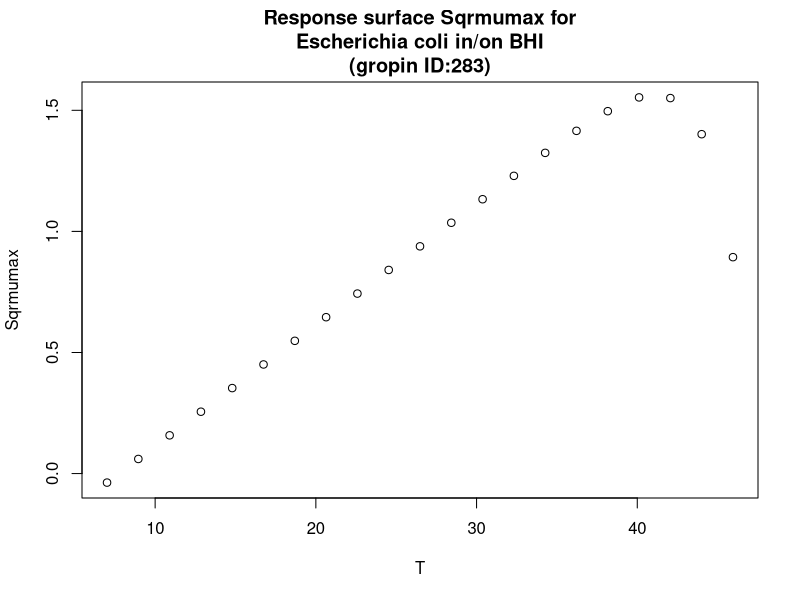

This chart was generated by the following R code:
#############################
# start of Parameter script
#############################
T <- seq(7.007,45.954045954046,length.out=21)
#############################
# end of Parameter script
#############################
############################# 
# start of Model script Gropin ID 283 
#############################
 
# constant coefficients for this model
 
variables <- data.frame(T)
argumentsPar <- expand.grid(variables)
 
# heart of the model
response_surface <- function(T) {
   mumax <-(5.01*10^-2)*(T-7.75)*(1-exp((4.35*10^-1)*(T-47.4)))

return(mumax=mumax)
} 

# output parameters
responseSurface <- cbind(argumentsPar,response_surface(argumentsPar['T']))
colnames(responseSurface) <- c(colnames(argumentsPar),'Sqrmumax')
#############################
# End of Model script
#############################
############################# 
# start of Visualisation script Gropin ID 283 
#############################
plot(T,responseSurface$'Sqrmumax',xlab='T',
                          ylab='Sqrmumax',main='Response surface Sqrmumax for
Escherichia coli in/on BHI
(gropin ID:283)')
#############################
# End of Visualisation script
#############################
